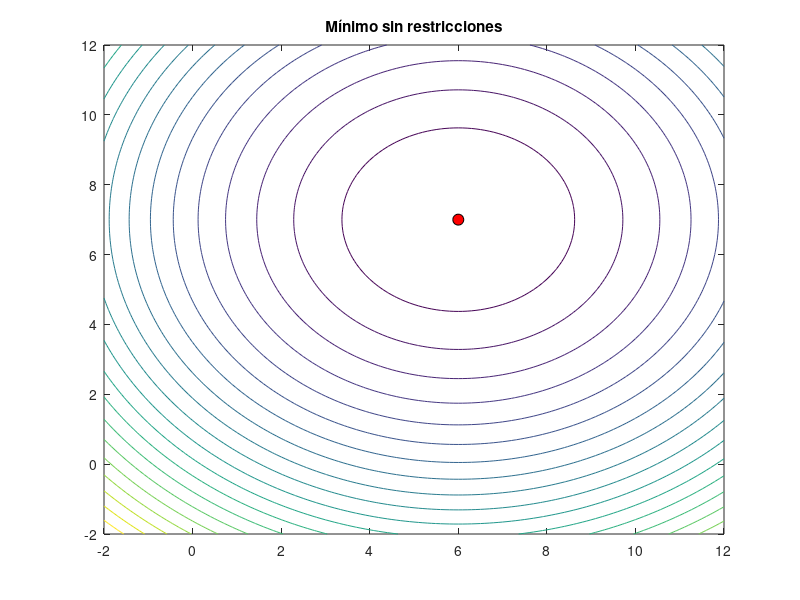

Write MATLAB code to recreate this figure. (Note: this script raises an error after producing the figure.)
clear all; close all;


% APARTADO 1

f=@(x) (x(1)-6)^2+(x(2)-7)^2;
options=optimset('Display','iter');
v0=[1 2]; % iterante inicial (factible)

disp('Solución con fminunc')
[vmin,fmin] =fminunc(f,v0,options)

figure()
x = -2:.1:12;
y = -2:.1:12;
[v1,v2] = meshgrid(x,y); F=(v1-6).^2 +(v2-7).^2; contour(v1,v2,F,20),hold on

title('Mínimo sin restricciones')
plot(vmin(1),vmin(2),'ko','MarkerSize',8,'MarkerFaceColor',[1 0 0])
hold off


% APARTADO 2
tic

mu_range=[0.1 1 10 100 1000]; % rango de los pesos

V=[];
F_MIN1=f(v0); % F_MIN1 será el valor mínimo de f entre todos los puntos vmin que vayamos calculando
V_MIN1=v0; % V_MIN1 será el punto que minimice a f entre todos los calculados
index=1;

% probando con todas las opciones posibles de mu_range para encontrar los mejores pesos posibles 
for i=1:length(mu_range)
    for j=1:length(mu_range)
        for k=1:length(mu_range)
            for l=1:length(mu_range)
                fp =@(x) (x(1)-6)^2+(x(2)-7)^2+...
                    mu_range(i)*max([0 (-3*x(1)-2*x(2)+6)^2]) +...
                    mu_range(j)*max([0 (-x(1)+x(2)-3)^2]) +...
                    mu_range(k)*max([0 (x(1)+x(2)-7)^2]) +...
                    mu_range(l)*max([0 (2/3*x(1)-x(2)-4/3)^2]);
                
                [vmin,fmin]=fminunc(fp,v0,options);
                factible=test_DIY2(vmin');
                if factible 
                    V(index,:)=vmin;
                    index=index+1;
                   if f(vmin)<F_MIN1
                       F_MIN1=f(vmin);
                       V_MIN1=vmin;
                       i_opt=i; j_opt=j; k_opt=k; l_opt=l;
                   end
                end
            end
        end
    end
end

figure(1)
contour(v1,v2,F,20), hold on
for i=1:length(V(:,1))
    plot(V(i,1),V(i,2),'bo'), hold on
end
plot(V_MIN1(1),V_MIN1(2),'ko','MarkerSize',8,'MarkerFaceColor',[1 0 0]), hold on
plot(x,(6-3*x)/2,'k','Linewidth',1), hold on % restricción 1
plot(x,x+3,'k','Linewidth',1), hold on % restricción 2
plot(x,7-x,'k','Linewidth',1), hold on % restricción 3
plot(x,2/3*x-4/3,'k','Linewidth',1), hold on % restricción 4
axis([-2 12 -2 12])
title('Mínimo con penalizaciones cuadráticas')
hold off

t_quad=toc;

% cuando ya sabemos los pesos óptimos
tic
fp =@(x) (x(1)-6)^2+(x(2)-7)^2+...
    mu_range(i_opt)*max([0 (-3*x(1)-2*x(2)+6)^2]) +...
    mu_range(j_opt)*max([0 (-x(1)+x(2)-3)^2]) +...
    mu_range(k_opt)*max([0 (x(1)+x(2)-7)^2]) +...
    mu_range(l_opt)*max([0 (2/3*x(1)-x(2)-4/3)^2]);

[vmin,fmin]=fminunc(fp,v0,options);

t_quad_opt=toc;

% presentación de resultados
disp('MÉTODO DE PENALIZACIONES CUADRÁTICAS')
fprintf('v_min=[ '); fprintf('%g ', V_MIN1); fprintf('] \n');
fprintf('f(v_min)= %f\n',f(V_MIN1))
fprintf('Valores de los pesos mu_i en el óptimo: \n')
fprintf('mu_1= %4.1f \n',mu_range(i_opt))
fprintf('mu_2= %4.1f \n',mu_range(j_opt))
fprintf('mu_3= %4.1f \n',mu_range(k_opt))
fprintf('mu_4= %4.1f \n',mu_range(l_opt))
fprintf('\n')


% APARTADO 3

% Barrera inversa
tic

mu_range=[0.01:0.01:1 10 100];

V=[];
F_MIN2=f(v0);
V_MIN2=v0;
index=1;

for i=1:length(mu_range)
    fp =@(x) (x(1)-6)^2+(x(2)-7)^2 - 1/mu_range(i)*(...
        (-3*x(1)-2*x(2)+6)^(-1) +...
        (-x(1)+x(2)-3)^(-1) +...
        (x(1)+x(2)-7)^(-1) +...
        (2/3*x(1)-x(2)-4/3)^(-1));
    [vmin,fmin] =fminunc(fp,v0,options);
    factible=test_DIY2(vmin');
    if factible 
        V(index,:)=vmin;
        index=index+1;
        if f(vmin)<F_MIN2
            F_MIN2=f(vmin);
            V_MIN2=vmin;
            i_opt=i;
        end
    end
end

figure(2)
contour(v1,v2,F,20),hold on
for i=1:length(V(:,1))
    plot(V(i,1),V(i,2),'bo'), hold on
end
plot(V_MIN2(1),V_MIN2(2),'ko','MarkerSize',8,'MarkerFaceColor',[1 0 0]), hold on
plot(x,(6-3*x)/2,'k','Linewidth',1), hold on % restricción 1
plot(x,x+3,'k','Linewidth',1), hold on % restricción 2
plot(x,7-x,'k','Linewidth',1), hold on % restricción 3
plot(x,2/3*x-4/3,'k','Linewidth',1), hold on % restricción 4
axis([-2 12 -2 12])
title('Mínimo con método de barrera inversa')
hold off

t_inv=toc;

% cuando conocemos el mu óptimo
tic
fp =@(x) (x(1)-6)^2+(x(2)-7)^2 - 1/mu_range(i_opt)*(...
    (-3*x(1)-2*x(2)+6)^(-1) +...
    (-x(1)+x(2)-3)^(-1) +...
    (x(1)+x(2)-7)^(-1) +...
    (2/3*x(1)-x(2)-4/3)^(-1));
[vmin,fmin] =fminunc(fp,v0,options);
t_inv_opt=toc;

% presentación de resultados
disp('MÉTODO BARRERA INVERSA')
fprintf('v_min=[ '); fprintf('%g ', V_MIN2); fprintf('] \n');
fprintf('f(v_min)= %f\n',f(V_MIN2))
fprintf('Valor del peso mu en el óptimo: \n')
fprintf('mu= %4.3f \n',mu_range(i_opt))
fprintf('\n')


% Barrera log
tic

mu_range=[0.1 10 100:100:1e4];

V=[];
F_MIN3=f(v0);
V_MIN3=v0;
index=1;

for i=1:length(mu_range)
    fp =@(x) (x(1)-6)^2+(x(2)-7)^2 - 1/mu_range(i)*(...
        log((-3*x(1)-2*x(2)+6)*(-1)) +...
        log((-x(1)+x(2)-3)*(-1)) +...
        log((x(1)+x(2)-7)*(-1)) +...
        log((2/3*x(1)-x(2)-4/3)*(-1)));
    [vmin,fmin] =fminunc(fp,v0,options);
    factible=test_DIY2(vmin');
    if factible 
        V(index,:)=vmin;
        index=index+1;
        if f(vmin)<F_MIN3
            F_MIN3=f(vmin);
            V_MIN3=vmin;
            i_opt=i;
        end
    end
end

figure(3)
contour(v1,v2,F,20),hold on
for i=1:length(V(:,1))
    plot(V(i,1),V(i,2),'bo'), hold on
end
plot(V_MIN3(1),V_MIN3(2),'ko','MarkerSize',8,'MarkerFaceColor',[1 0 0]), hold on
plot(x,(6-3*x)/2,'k','Linewidth',1), hold on % restricción 1
plot(x,x+3,'k','Linewidth',1), hold on % restricción 2
plot(x,7-x,'k','Linewidth',1), hold on % restricción 3
plot(x,2/3*x-4/3,'k','Linewidth',1), hold on % restricción 4
axis([-2 12 -2 12])
title('Mínimo con método de barrera log')
hold off

t_log=toc;

% cuando conocemos el mu optimo
tic
fp =@(x) (x(1)-6)^2+(x(2)-7)^2 - 1/mu_range(i)*(...
    log((-3*x(1)-2*x(2)+6)*(-1)) +...
    log((-x(1)+x(2)-3)*(-1)) +...
    log((x(1)+x(2)-7)*(-1)) +...
    log((2/3*x(1)-x(2)-4/3)*(-1)));
[vmin,fmin] =fminunc(fp,v0,options);
t_log_opt=toc;

% presentación de resultados
disp('MÉTODO BARRERA LOG')
fprintf('v_min=[ '); fprintf('%g ', V_MIN3); fprintf('] \n');
fprintf('f(v_min)= %f\n',f(V_MIN3))
fprintf('Valor del peso mu en el óptimo: \n')
fprintf('mu= %5.1f \n',mu_range(i_opt))
fprintf('\n')


% RESULTADOS FINALES

disp('TIEMPOS DE LOS MÉTODOS (s)')
fprintf('Tiempo penalizaciones cuadráticas: %4.5f \n',t_quad)
fprintf('Tiempo barrera inversa: %4.5f \n',t_inv)
fprintf('Tiempo barrera log: %4.5f \n',t_log)
fprintf('\n')